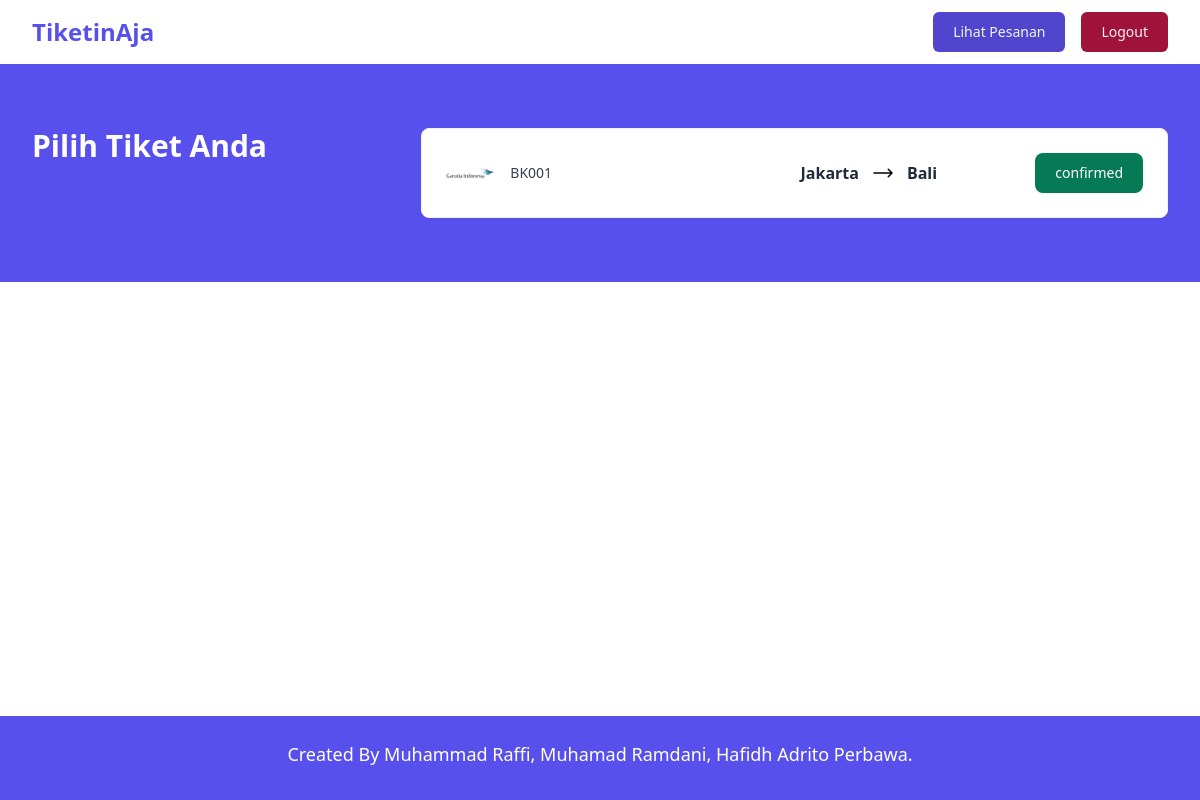
/src/views/user/listPesanan.php (signed in), run on the app's committed database.
### tables this page shows
CREATE TABLE `bookings` (
  `id` int(11) NOT NULL,
  `user_id` int(11) NOT NULL,
  `pesawat_id` int(11) NOT NULL,
  `booking_code` varchar(50) NOT NULL,
  `detail_penerbangan` longtext NOT NULL CHECK (json_valid(`detail_penerbangan`)),
  `total_price` int(255) NOT NULL,
  `status` enum('pending','confirmed','canceled') NOT NULL DEFAULT 'pending'
);

### src/views/user/listPesanan.php (the view, shortened to what this page needs)
<?php
include "../../config/koneksi.php";
$user_id = $_SESSION['id'];
$queryListPesanan = "SELECT * FROM bookings WHERE user_id = '$user_id'";
$resultListPesanan = mysqli_query($conn, $queryListPesanan);
$pesananData = [];
while ($dataPesanan = mysqli_fetch_array($resultListPesanan, MYSQLI_ASSOC)) {
    $pesananData[] = $dataPesanan;
}
?>
<!DOCTYPE html>
<html lang="en">
<head>
    <link href="../../assets/css/output.css" rel="stylesheet">
</head>
<body>
    <?php include "./header.php" ?>
    <section class="relative bg-indigo-600 py-16">
        <div class="mx-auto max-w-screen-xl px-4 sm:px-6 lg:px-8">
            <div class="grid grid-cols-1 gap-8 lg:grid-cols-6">
                <div class="lg:col-span-2">
                    <h1 class="text-3xl font-bold text-white">
                        Pilih Tiket Anda
                    </h1>
                </div>
                <div class="lg:col-span-4">
                    <?php if (count($pesananData) > 0) {
                    ?>
                        <div class="flex flex-col gap-4 ">
                            <?php foreach ($pesananData as $dataPesanan) {
                                $detail_penerbangan = json_decode($dataPesanan['detail_penerbangan'], true);
                            ?>
                                <a href="detailPesanan.php?id=<?php echo $dataPesanan['id'] ?>"
                                    class=" cursor-pointer shadow-sm flex items-start sm:items-center justify-between flex-col sm:flex-row gap-5 rounded-lg border border-gray-100 bg-white p-6">
                                    <div class="flex items-center gap-4 w-64">
                                        <img class="w-12" src="../../assets/img/<?php echo $detail_penerbangan['maskapai'] ?>.png" alt="Garuda">
                                        <div>
                                            <p class="text-sm  font-medium text-gray-700"><?php echo $dataPesanan['booking_code']; ?></p>
                                        </div>
                                    </div>
                                    <div class="flex gap-3">
                                        <p class="font-semibold  text-gray-800"><?php echo $detail_penerbangan['asal'] ?></p>
                                        <svg xmlns="http://www.w3.org/2000/svg" fill="none" viewBox="0 0 24 24" stroke-width="1.5" stroke="currentColor" class="size-6">
                                            <path stroke-linecap="round" stroke-linejoin="round" d="M17.25 8.25 21 12m0 0-3.75 3.75M21 12H3" />
                                        </svg>
                                        <p class="font-semibold  text-gray-800"><?php echo $detail_penerbangan['tujuan'] ?></p>
                                    </div>
                                    <p class="flex place-self-end  text-white  font-medium rounded-lg text-sm px-5 py-2.5 <?php echo ($dataPesanan['status'] == 'confirmed' ? 'bg-green-600' : ($dataPesanan['status'] == 'canceled' ? 'bg-rose-500' : 'bg-gray-600')); ?>"><?php echo $dataPesanan['status'] ?></p>
                                </a>
                            <?php } ?>
                        </div>
                    <?php } ?>
                </div>
            </div>
        </div>
    </section>
    <?php include "./footer.php" ?>
</body>
</html>

### data on the page
bookings: booking_code "BK001", detail_penerbangan "Jakarta", detail_penerbangan "Bali", status "confirmed"
